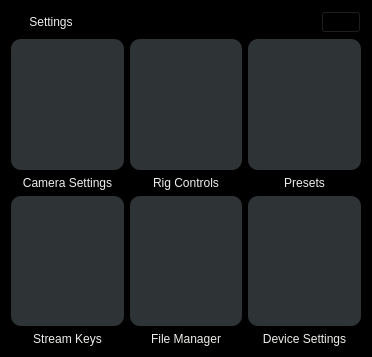
<?xml version="1.0" encoding="UTF-8"?>
<ui version="4.0">
 <class>Dialog</class>
 <widget class="QDialog" name="Dialog">
  <property name="geometry">
   <rect>
    <x>0</x>
    <y>0</y>
    <width>372</width>
    <height>357</height>
   </rect>
  </property>
  <property name="windowTitle">
   <string>Dialog</string>
  </property>
  <property name="styleSheet">
   <string notr="true">background-color: rgb(0, 0, 0);</string>
  </property>
  <layout class="QGridLayout" name="gridLayout_2">
   <item row="1" column="0">
    <layout class="QGridLayout" name="gridLayout">
     <item row="1" column="0">
      <layout class="QGridLayout" name="gridLayout_3">
       <item row="0" column="1">
        <widget class="QPushButton" name="buttonServoControls">
         <property name="sizePolicy">
          <sizepolicy hsizetype="Preferred" vsizetype="MinimumExpanding">
           <horstretch>0</horstretch>
           <verstretch>0</verstretch>
          </sizepolicy>
         </property>
         <property name="cursor">
          <cursorShape>PointingHandCursor</cursorShape>
         </property>
         <property name="styleSheet">
          <string notr="true">
QPushButton:!pressed{
color: white;
background-color: rgb(46, 52, 54);
border-radius: 2px;

border-width: 1px;
border-radius: 10px;
border-color: beige;
}
QPushButton:pressed{

color: white;
background-color: rgb(225, 237, 237);
border-radius: 5px;
}</string>
         </property>
         <property name="text">
          <string/>
         </property>
         <property name="icon">
          <iconset>
           <normaloff>New folder/servo.png</normaloff>New folder/servo.png</iconset>
         </property>
         <property name="iconSize">
          <size>
           <width>70</width>
           <height>70</height>
          </size>
         </property>
        </widget>
       </item>
       <item row="0" column="0">
        <widget class="QPushButton" name="buttonSettings">
         <property name="sizePolicy">
          <sizepolicy hsizetype="Preferred" vsizetype="MinimumExpanding">
           <horstretch>0</horstretch>
           <verstretch>0</verstretch>
          </sizepolicy>
         </property>
         <property name="cursor">
          <cursorShape>PointingHandCursor</cursorShape>
         </property>
         <property name="styleSheet">
          <string notr="true">
QPushButton:!pressed{
color: white;
background-color: rgb(46, 52, 54);
border-radius: 2px;

border-width: 1px;
border-radius: 10px;
border-color: beige;
}
QPushButton:pressed{

color: white;
background-color: rgb(225, 237, 237);
border-radius: 5px;
}</string>
         </property>
         <property name="text">
          <string/>
         </property>
         <property name="icon">
          <iconset>
           <normaloff>New folder/cameraSettings.png</normaloff>New folder/cameraSettings.png</iconset>
         </property>
         <property name="iconSize">
          <size>
           <width>70</width>
           <height>70</height>
          </size>
         </property>
         <property name="flat">
          <bool>true</bool>
         </property>
        </widget>
       </item>
       <item row="0" column="2">
        <widget class="QPushButton" name="buttonPresets">
         <property name="sizePolicy">
          <sizepolicy hsizetype="Preferred" vsizetype="MinimumExpanding">
           <horstretch>0</horstretch>
           <verstretch>0</verstretch>
          </sizepolicy>
         </property>
         <property name="styleSheet">
          <string notr="true">
QPushButton:!pressed{
color: white;
background-color: rgb(46, 52, 54);
border-radius: 2px;

border-width: 1px;
border-radius: 10px;
border-color: beige;
}
QPushButton:pressed{

color: white;
background-color: rgb(225, 237, 237);
border-radius: 5px;
}</string>
         </property>
         <property name="text">
          <string/>
         </property>
         <property name="icon">
          <iconset>
           <normaloff>New folder/control.png</normaloff>New folder/control.png</iconset>
         </property>
         <property name="iconSize">
          <size>
           <width>60</width>
           <height>60</height>
          </size>
         </property>
        </widget>
       </item>
      </layout>
     </item>
     <item row="2" column="0">
      <layout class="QGridLayout" name="gridLayout_4">
       <property name="sizeConstraint">
        <enum>QLayout::SetNoConstraint</enum>
       </property>
       <item row="0" column="0">
        <widget class="QLabel" name="label_3">
         <property name="styleSheet">
          <string notr="true">color: rgb(238, 238, 236);</string>
         </property>
         <property name="text">
          <string>Camera Settings</string>
         </property>
         <property name="alignment">
          <set>Qt::AlignCenter</set>
         </property>
        </widget>
       </item>
       <item row="0" column="1">
        <widget class="QLabel" name="label">
         <property name="styleSheet">
          <string notr="true">color: rgb(238, 238, 236);</string>
         </property>
         <property name="text">
          <string>Rig Controls</string>
         </property>
         <property name="alignment">
          <set>Qt::AlignCenter</set>
         </property>
        </widget>
       </item>
       <item row="0" column="2">
        <widget class="QLabel" name="label_5">
         <property name="styleSheet">
          <string notr="true">color: rgb(238, 238, 236);</string>
         </property>
         <property name="text">
          <string>Presets</string>
         </property>
         <property name="alignment">
          <set>Qt::AlignCenter</set>
         </property>
        </widget>
       </item>
      </layout>
     </item>
     <item row="0" column="0">
      <layout class="QHBoxLayout" name="horizontalLayout">
       <property name="sizeConstraint">
        <enum>QLayout::SetMaximumSize</enum>
       </property>
      </layout>
     </item>
     <item row="5" column="0">
      <layout class="QHBoxLayout" name="horizontalLayout_4"/>
     </item>
     <item row="4" column="0">
      <layout class="QHBoxLayout" name="horizontalLayout_6">
       <property name="topMargin">
        <number>0</number>
       </property>
       <item>
        <widget class="QLabel" name="label_6">
         <property name="styleSheet">
          <string notr="true">color: rgb(238, 238, 236);</string>
         </property>
         <property name="text">
          <string>Stream Keys</string>
         </property>
         <property name="alignment">
          <set>Qt::AlignCenter</set>
         </property>
        </widget>
       </item>
       <item>
        <widget class="QLabel" name="label_2">
         <property name="styleSheet">
          <string notr="true">color: rgb(238, 238, 236);</string>
         </property>
         <property name="text">
          <string>File Manager</string>
         </property>
         <property name="alignment">
          <set>Qt::AlignCenter</set>
         </property>
        </widget>
       </item>
       <item>
        <widget class="QLabel" name="label_4">
         <property name="styleSheet">
          <string notr="true">color: rgb(238, 238, 236);</string>
         </property>
         <property name="text">
          <string>Device Settings</string>
         </property>
         <property name="alignment">
          <set>Qt::AlignCenter</set>
         </property>
        </widget>
       </item>
      </layout>
     </item>
     <item row="3" column="0">
      <layout class="QHBoxLayout" name="horizontalLayout_5">
       <item>
        <widget class="QPushButton" name="buttonStreamKey">
         <property name="sizePolicy">
          <sizepolicy hsizetype="Preferred" vsizetype="MinimumExpanding">
           <horstretch>0</horstretch>
           <verstretch>0</verstretch>
          </sizepolicy>
         </property>
         <property name="cursor">
          <cursorShape>PointingHandCursor</cursorShape>
         </property>
         <property name="styleSheet">
          <string notr="true">
QPushButton:!pressed{
color: white;
background-color: rgb(46, 52, 54);
border-radius: 2px;

border-width: 1px;
border-radius: 10px;
border-color: beige;
}
QPushButton:pressed{

color: white;
background-color: rgb(225, 237, 237);
border-radius: 5px;
}</string>
         </property>
         <property name="text">
          <string/>
         </property>
         <property name="icon">
          <iconset>
           <normaloff>New folder/key.png</normaloff>New folder/key.png</iconset>
         </property>
         <property name="iconSize">
          <size>
           <width>50</width>
           <height>50</height>
          </size>
         </property>
        </widget>
       </item>
       <item>
        <widget class="QPushButton" name="buttonFolder">
         <property name="sizePolicy">
          <sizepolicy hsizetype="Preferred" vsizetype="MinimumExpanding">
           <horstretch>0</horstretch>
           <verstretch>0</verstretch>
          </sizepolicy>
         </property>
         <property name="cursor">
          <cursorShape>PointingHandCursor</cursorShape>
         </property>
         <property name="styleSheet">
          <string notr="true">
QPushButton:!pressed{
color: white;
background-color: rgb(46, 52, 54);
border-radius: 2px;

border-width: 1px;
border-radius: 10px;
border-color: beige;
}
QPushButton:pressed{

color: white;
background-color: rgb(225, 237, 237);
border-radius: 5px;
}</string>
         </property>
         <property name="text">
          <string/>
         </property>
         <property name="icon">
          <iconset>
           <normaloff>New folder/folder.png</normaloff>New folder/folder.png</iconset>
         </property>
         <property name="iconSize">
          <size>
           <width>50</width>
           <height>50</height>
          </size>
         </property>
        </widget>
       </item>
       <item>
        <widget class="QPushButton" name="buttonDeviceSettings">
         <property name="sizePolicy">
          <sizepolicy hsizetype="Preferred" vsizetype="MinimumExpanding">
           <horstretch>0</horstretch>
           <verstretch>0</verstretch>
          </sizepolicy>
         </property>
         <property name="styleSheet">
          <string notr="true">
QPushButton:!pressed{
color: white;
background-color: rgb(46, 52, 54);
border-radius: 2px;

border-width: 1px;
border-radius: 10px;
border-color: beige;
}
QPushButton:pressed{

color: white;
background-color: rgb(225, 237, 237);
border-radius: 5px;
}</string>
         </property>
         <property name="text">
          <string/>
         </property>
         <property name="icon">
          <iconset>
           <normaloff>New folder/device_settings.png</normaloff>New folder/device_settings.png</iconset>
         </property>
         <property name="iconSize">
          <size>
           <width>50</width>
           <height>50</height>
          </size>
         </property>
        </widget>
       </item>
      </layout>
     </item>
    </layout>
   </item>
   <item row="0" column="0">
    <layout class="QHBoxLayout" name="horizontalLayout_7">
     <property name="topMargin">
      <number>0</number>
     </property>
     <item>
      <widget class="QPushButton" name="pushButton_2">
       <property name="sizePolicy">
        <sizepolicy hsizetype="Preferred" vsizetype="Preferred">
         <horstretch>0</horstretch>
         <verstretch>0</verstretch>
        </sizepolicy>
       </property>
       <property name="styleSheet">
        <string notr="true">color: rgb(238, 238, 236);</string>
       </property>
       <property name="text">
        <string>Settings</string>
       </property>
       <property name="flat">
        <bool>true</bool>
       </property>
      </widget>
     </item>
     <item>
      <spacer name="horizontalSpacer">
       <property name="orientation">
        <enum>Qt::Horizontal</enum>
       </property>
       <property name="sizeHint" stdset="0">
        <size>
         <width>40</width>
         <height>20</height>
        </size>
       </property>
      </spacer>
     </item>
     <item>
      <widget class="QPushButton" name="buttonExit">
       <property name="sizePolicy">
        <sizepolicy hsizetype="Minimum" vsizetype="Preferred">
         <horstretch>0</horstretch>
         <verstretch>0</verstretch>
        </sizepolicy>
       </property>
       <property name="text">
        <string/>
       </property>
       <property name="icon">
        <iconset>
         <normaloff>New folder/remove.png</normaloff>New folder/remove.png</iconset>
       </property>
       <property name="iconSize">
        <size>
         <width>40</width>
         <height>40</height>
        </size>
       </property>
      </widget>
     </item>
    </layout>
   </item>
  </layout>
 </widget>
 <resources/>
 <connections/>
</ui>
